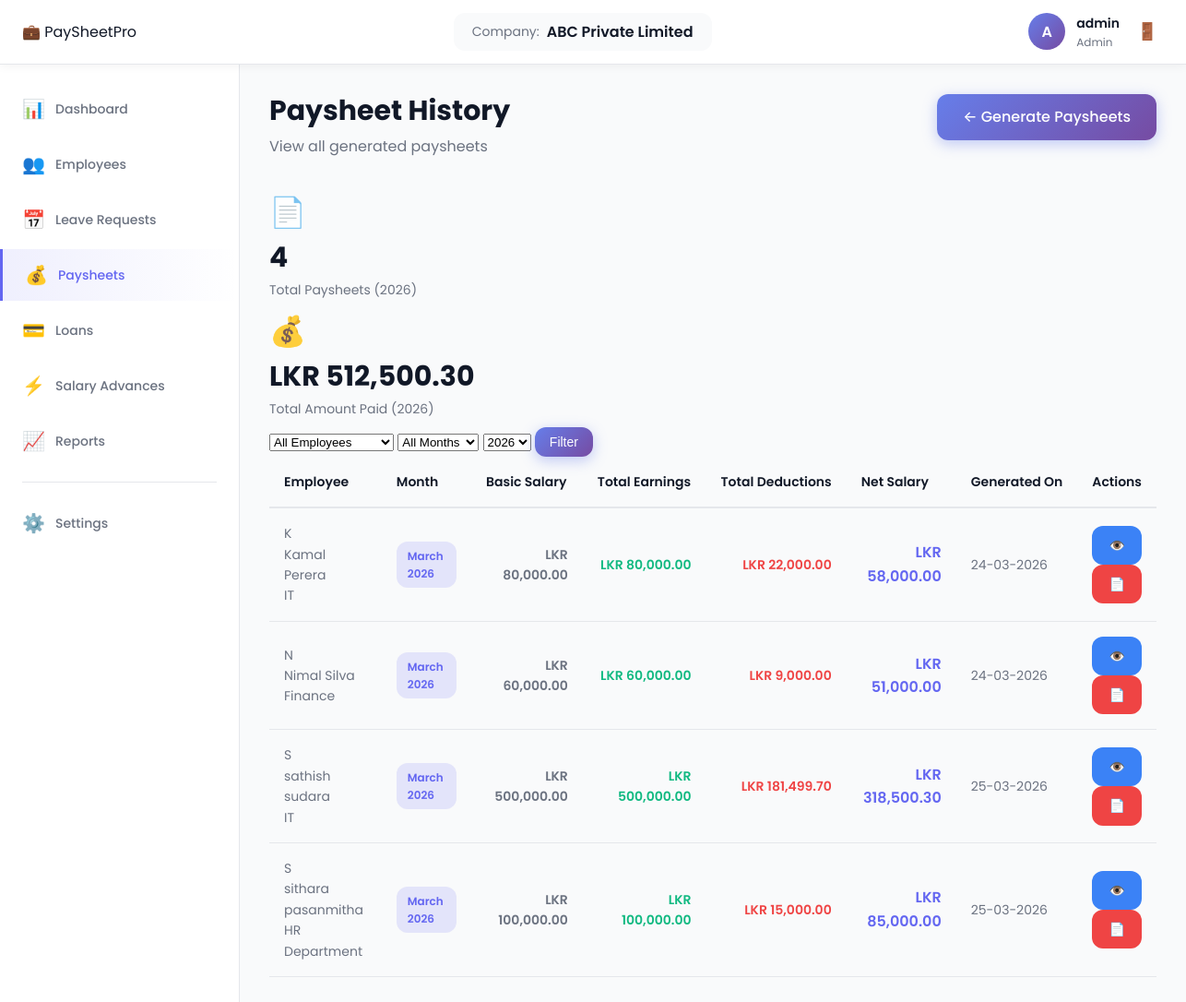
The page /admin/paysheet/paysheet_history.php (signed in) on the database its author committed.
### tables this page shows
CREATE TABLE `paysheets` (
  `paysheet_id` int(11) NOT NULL,
  `employee_id` int(11) NOT NULL,
  `month` int(11) NOT NULL,
  `year` int(11) NOT NULL,
  `basic_salary` decimal(10,2) NOT NULL,
  `ot_payment` decimal(10,2) DEFAULT 0.00,
  `travel_allowance` decimal(10,2) DEFAULT 0.00,
  `food_allowance` decimal(10,2) DEFAULT 0.00,
  `total_earnings` decimal(10,2) NOT NULL,
  `epf_deduction` decimal(10,2) DEFAULT 0.00,
  `etf_deduction` decimal(10,2) DEFAULT 0.00,
  `apit_tax` decimal(10,2) DEFAULT 0.00,
  `loan_deduction` decimal(10,2) DEFAULT 0.00,
  `advance_deduction` decimal(10,2) DEFAULT 0.00,
  `unapproved_leave_deduction` decimal(10,2) DEFAULT 0.00,
  `total_deductions` decimal(10,2) NOT NULL,
  `net_salary` decimal(10,2) NOT NULL,
  `generated_date` timestamp NOT NULL DEFAULT current_timestamp()
);

CREATE TABLE `employees` (
  `employee_id` int(11) NOT NULL,
  `company_id` int(11) NOT NULL,
  `employee_name` varchar(255) NOT NULL,
  `employee_nic` varchar(20) NOT NULL,
  `employee_address` text NOT NULL,
  `employee_phone` varchar(20) NOT NULL,
  `employee_email` varchar(100) NOT NULL,
  `position` varchar(100) NOT NULL,
  `department` varchar(100) NOT NULL,
  `basic_salary` decimal(10,2) NOT NULL,
  `joining_date` date NOT NULL,
  `status` enum('active','inactive') DEFAULT 'active',
  `created_date` timestamp NOT NULL DEFAULT current_timestamp()
);

### config/database.php (called while the page is built, shortened)
<?php
function getCompanyId() {
    return isset($_SESSION['company_id']) ? $_SESSION['company_id'] : null;
}
function formatCurrency($amount) {
    return 'LKR ' . number_format($amount, 2);
}
function formatDate($date) {
    return date('d-m-Y', strtotime($date));
}
function getMonthName($month) {
    $months = [
        1 => 'January', 2 => 'February', 3 => 'March', 4 => 'April',
        5 => 'May', 6 => 'June', 7 => 'July', 8 => 'August',
        9 => 'September', 10 => 'October', 11 => 'November', 12 => 'December'
    ];
    return $months[$month] ?? '';
}
?>

### admin/paysheet/paysheet_history.php (the view, shortened to what this page needs)
<?php
require_once '../../config/database.php';
$company_id = getCompanyId();
$username = $_SESSION['username'];
$company_name = $_SESSION['company_name'];
$year_filter = isset($_GET['year']) ? clean($conn, $_GET['year']) : date('Y');
$query = "SELECT p.*, e.employee_name, e.position, e.department
          FROM paysheets p
          JOIN employees e ON p.employee_id = e.employee_id
          WHERE e.company_id = '$company_id'";
if (!empty($year_filter)) {
    $query .= " AND p.year = '$year_filter'";
}
$query .= " ORDER BY p.year DESC, p.month DESC, e.employee_name ASC";
$result = mysqli_query($conn, $query);
$total_query = "SELECT COUNT(*) as count, SUM(net_salary) as total FROM paysheets p
                JOIN employees e ON p.employee_id = e.employee_id
                WHERE e.company_id = '$company_id' AND p.year = '$year_filter'";
$total_result = mysqli_query($conn, $total_query);
$totals = mysqli_fetch_assoc($total_result);
$total_paysheets = $totals['count'];
$total_amount = $totals['total'] ?? 0;
?>
<!DOCTYPE html>
<html lang="en">
<head>
    <link rel="stylesheet" href="../../accests/css/style.css">
    <link rel="stylesheet" href="../../accests/css/dashboard.css">
    <link rel="stylesheet" href="../../accests/css/paysheet.css">
</head>
<body>
    <header class="dashboard-header">
        <div class="header-left">
            <div class="logo">
                <span class="logo-icon">💼</span>
                <span class="logo-text">PaySheet<span class="highlight">Pro</span></span>
            </div>
        </div>
        <div class="header-center">
            <div class="company-info">
                <span class="company-label">Company:</span>
                <span class="company-name"><?php echo htmlspecialchars($company_name); ?></span>
            </div>
        </div>
        <div class="header-right">
            <div class="user-menu">
                <div class="user-avatar">
                    <span><?php echo strtoupper(substr($username, 0, 1)); ?></span>
                </div>
                <div class="user-details">
                    <span class="user-name"><?php echo htmlspecialchars($username); ?></span>
                    <span class="user-role">Admin</span>
                </div>
                <a href="../../auth/logout.php" class="logout-btn" title="Logout">
                    <span class="icon">🚪</span>
                </a>
            </div>
        </div>
    </header>
    <div class="dashboard-container">
        <aside class="sidebar" id="sidebar">
            <nav class="sidebar-nav">
                <ul class="nav-list">
                    <li class="nav-item">
                        <a href="../dashboard.php" class="nav-link">
                            <span class="nav-icon">📊</span>
                            <span class="nav-text">Dashboard</span>
                        </a>
                    </li>
                    <li class="nav-item">
                        <a href="../employees/view_employees.php" class="nav-link">
                            <span class="nav-icon">👥</span>
                            <span class="nav-text">Employees</span>
                        </a>
                    </li>
                    <li class="nav-item">
                        <a href="../leaves/leave_requests.php" class="nav-link">
                            <span class="nav-icon">📅</span>
                            <span class="nav-text">Leave Requests</span>
                        </a>
                    </li>
                    <li class="nav-item active">
                        <a href="generate_paysheet.php" class="nav-link">
                            <span class="nav-icon">💰</span>
                            <span class="nav-text">Paysheets</span>
                        </a>
                    </li>
                    <li class="nav-item">
                        <a href="../loans/view_loans.php" class="nav-link">
                            <span class="nav-icon">💳</span>
                            <span class="nav-text">Loans</span>
                        </a>
                    </li>
                    <li class="nav-item">
                        <a href="../advances/view_advances.php" class="nav-link">
                            <span class="nav-icon">⚡</span>
                            <span class="nav-text">Salary Advances</span>
                        </a>
                    </li>
                    <li class="nav-item">
                        <a href="../reports/monthly_report.php" class="nav-link">
                            <span class="nav-icon">📈</span>
                            <span class="nav-text">Reports</span>
                        </a>
                    </li>
                    <li class="nav-divider"></li>
                    <li class="nav-item">
                        <a href="../company_settings.php" class="nav-link">
                            <span class="nav-icon">⚙️</span>
                            <span class="nav-text">Settings</span>
                        </a>
                    </li>
                </ul>
            </nav>
        </aside>
        <main class="main-content">
            <div class="page-header">
                <div>
                    <h1 class="page-title">Paysheet History</h1>
                    <p class="page-subtitle">View all generated paysheets</p>
                </div>
                <div class="page-actions">
                    <a href="generate_paysheet.php" class="btn-primary">
                        <span>← Generate Paysheets</span>
                    </a>
                </div>
            </div>
            <div class="stats-bar">
                <div class="stat-item">
                    <span class="stat-icon">📄</span>
                    <div>
                        <div class="stat-value"><?php echo $total_paysheets; ?></div>
                        <div class="stat-label">Total Paysheets (<?php echo $year_filter; ?>)</div>
                    </div>
                </div>
                <div class="stat-item">
                    <span class="stat-icon">💰</span>
                    <div>
                        <div class="stat-value"><?php echo formatCurrency($total_amount); ?></div>
                        <div class="stat-label">Total Amount Paid (<?php echo $year_filter; ?>)</div>
                    </div>
                </div>
            </div>
            <div class="filter-bar">
                <form method="GET" action="" class="filter-form">
                    <select name="employee" class="filter-select">
                        <option value="">All Employees</option>
                    </select>
                    <select name="month" class="filter-select">
                        <option value="">All Months</option>
                    </select>
                    <select name="year" class="filter-select">
                        <?php for ($y = date('Y'); $y >= date('Y') - 3; $y--): ?>
                            <option value="<?php echo $y; ?>" <?php echo ($year_filter == $y) ? 'selected' : ''; ?>>
                                <?php echo $y; ?>
                            </option>
                        <?php endfor; ?>
                    </select>
                    <button type="submit" class="btn-primary btn-small">Filter</button>
                </form>
            </div>
            <div class="table-card">
                <?php if (mysqli_num_rows($result) > 0): ?>
                    <div class="table-responsive">
                        <table class="paysheet-table">
                            <thead>
                                <tr>
                                    <th>Employee</th>
                                    <th>Month</th>
                                    <th>Basic Salary</th>
                                    <th>Total Earnings</th>
                                    <th>Total Deductions</th>
                                    <th>Net Salary</th>
                                    <th>Generated On</th>
                                    <th>Actions</th>
                                </tr>
                            </thead>
                            <tbody>
                                <?php while ($paysheet = mysqli_fetch_assoc($result)): ?>
                                    <tr>
                                        <td>
                                            <div class="employee-info-table">
                                                <div class="employee-avatar-small">
                                                    <?php echo strtoupper(substr($paysheet['employee_name'], 0, 1)); ?>
                                                </div>
                                                <div>
                                                    <div class="employee-name-table">
                                                        <?php echo htmlspecialchars($paysheet['employee_name']); ?>
                                                    </div>
                                                    <div class="employee-dept-table">
                                                        <?php echo htmlspecialchars($paysheet['department']); ?>
                                                    </div>
                                                </div>
                                            </div>
                                        </td>
                                        <td>
                                            <span class="month-badge">
                                                <?php echo getMonthName($paysheet['month']) . ' ' . $paysheet['year']; ?>
                                            </span>
                                        </td>
                                        <td class="amount-cell"><?php echo formatCurrency($paysheet['basic_salary']); ?></td>
                                        <td class="amount-cell positive"><?php echo formatCurrency($paysheet['total_earnings']); ?></td>
                                        <td class="amount-cell negative"><?php echo formatCurrency($paysheet['total_deductions']); ?></td>
                                        <td class="amount-cell net-salary"><?php echo formatCurrency($paysheet['net_salary']); ?></td>
                                        <td><?php echo formatDate($paysheet['generated_date']); ?></td>
                                        <td>
                                            <div class="action-buttons">
                                                <a href="view_paysheet.php?id=<?php echo $paysheet['paysheet_id']; ?>"
                                                   class="btn-action btn-view" title="View">
                                                    👁️
                                                </a>
                                                <a href="generate_pdf.php?id=<?php echo $paysheet['paysheet_id']; ?>"
                                                   class="btn-action btn-pdf" title="Download PDF" target="_blank">
                                                    📄
                                                </a>
                                            </div>
                                        </td>
                                    </tr>
                                <?php endwhile; ?>
                            </tbody>
                        </table>
                    </div>
                <?php endif; ?>
            </div>
        </main>
    </div>
</body>
</html>

### rows shown on the page
paysheets: employee.employee_name "K", employee.employee_name "Kamal Perera", employee.department "IT", month "March", year "2026", basic_salary "LKR 80,000.00", total_earnings "LKR 80,000.00", total_deductions "LKR 22,000.00", net_salary "LKR 58,000.00", generated_date "24-03-2026"
paysheets: employee.employee_name "N", employee.employee_name "Nimal Silva", employee.department "Finance", month "March", year "2026", basic_salary "LKR 60,000.00", total_earnings "LKR 60,000.00", total_deductions "LKR 9,000.00", net_salary "LKR 51,000.00", generated_date "24-03-2026"
paysheets: employee.employee_name "S", employee.employee_name "sathish sudara", employee.department "IT", month "March", year "2026", basic_salary "LKR 500,000.00", total_earnings "LKR 500,000.00", total_deductions "LKR 181,499.70", net_salary "LKR 318,500.30", generated_date "25-03-2026"
paysheets: employee.employee_name "S", employee.employee_name "sithara pasanmitha", employee.department "HR Department", month "March", year "2026", basic_salary "LKR 100,000.00", total_earnings "LKR 100,000.00", total_deductions "LKR 15,000.00", net_salary "LKR 85,000.00", generated_date "25-03-2026"

### other values the page prints
$company_name "ABC Private Limited"
substr($username, 0, 1) "A"
$username "admin"
$total_paysheets "4"
$year_filter "2026"
formatCurrency($total_amount) "LKR 512,500.30"
form field year "2026"
